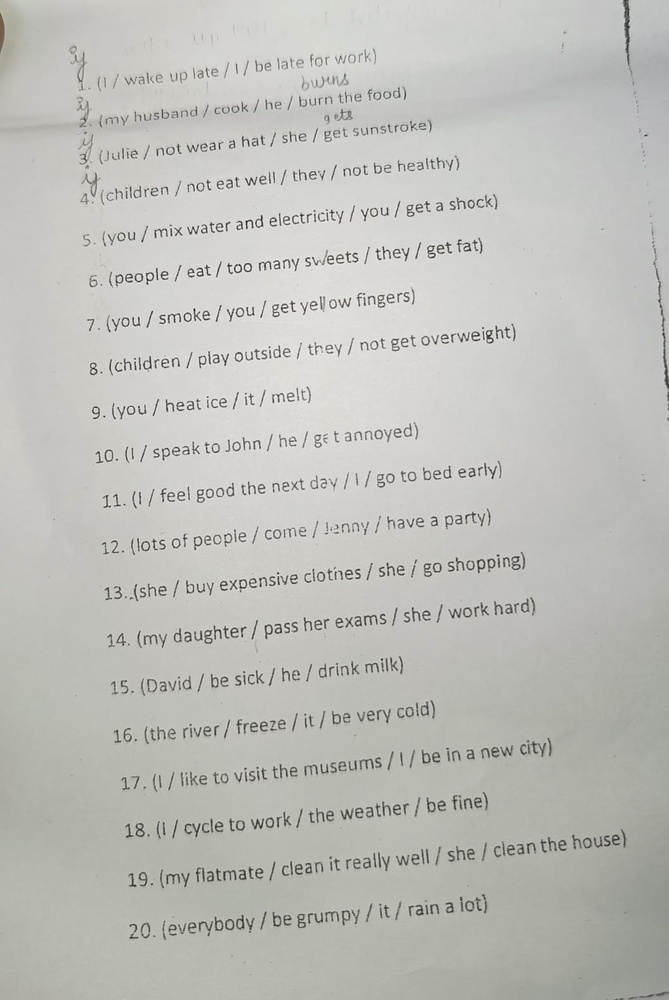
#> input picture backend/uploads/day1.jpeg, 669 x 1000 px, shrunk from 1055 x 1578 before the run
$ python -i preprocess.py   (imports and definitions only)
#> lines starting #> are read from the running program, lines starting #| are printed output that depends on the picture; after the words box and inside, x2 and y2 are one past the last pixel; in counts of white or black regions, pixels touching at a corner belong together
import cv2
import numpy as np

def preprocess_for_ocr(image_path):
#> called with image_path = '../../uploads/day1.jpeg'
    img = cv2.imread(image_path)
#> img is the input picture: shape (1000, 669, 3); mean B, G, R 185.7, 190.6, 190.4

    if img is None:
        return image_path

    # Convert to grayscale
    gray = cv2.cvtColor(img, cv2.COLOR_BGR2GRAY)

    # Improve contrast
    norm = cv2.normalize(gray, None, 0, 255, cv2.NORM_MINMAX)

    # Remove noise
    denoise = cv2.fastNlMeansDenoising(norm, None, 30, 7, 21)
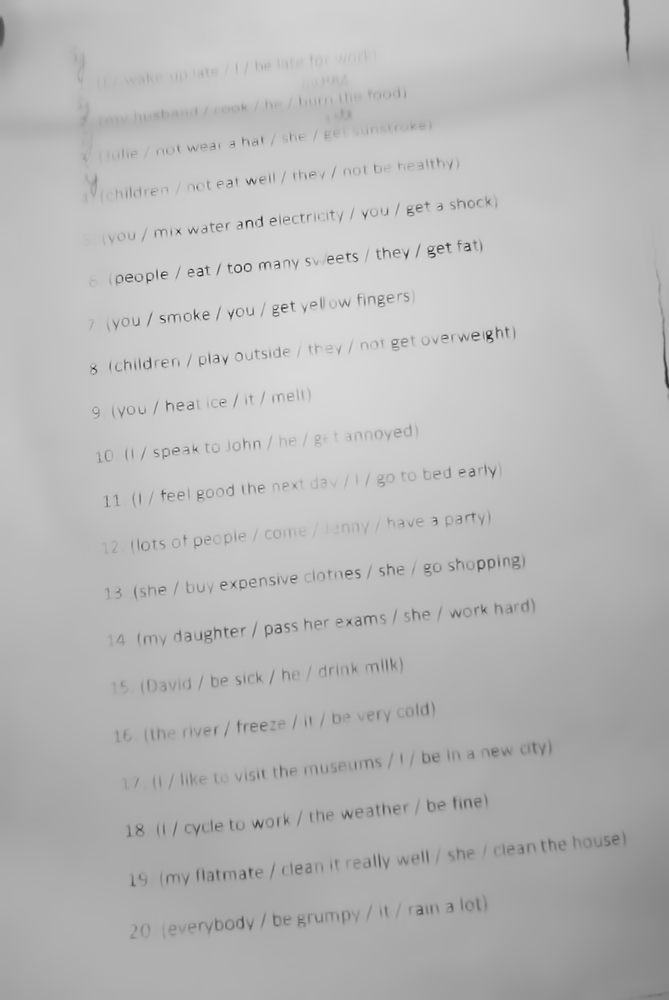
#> denoise: shape (1000, 669); min 9, max 250, mean 183.6

    # Threshold
    thresh = cv2.adaptiveThreshold(
        denoise,
        255,
        cv2.ADAPTIVE_THRESH_GAUSSIAN_C,
        cv2.THRESH_BINARY,
        31,
        2
    )
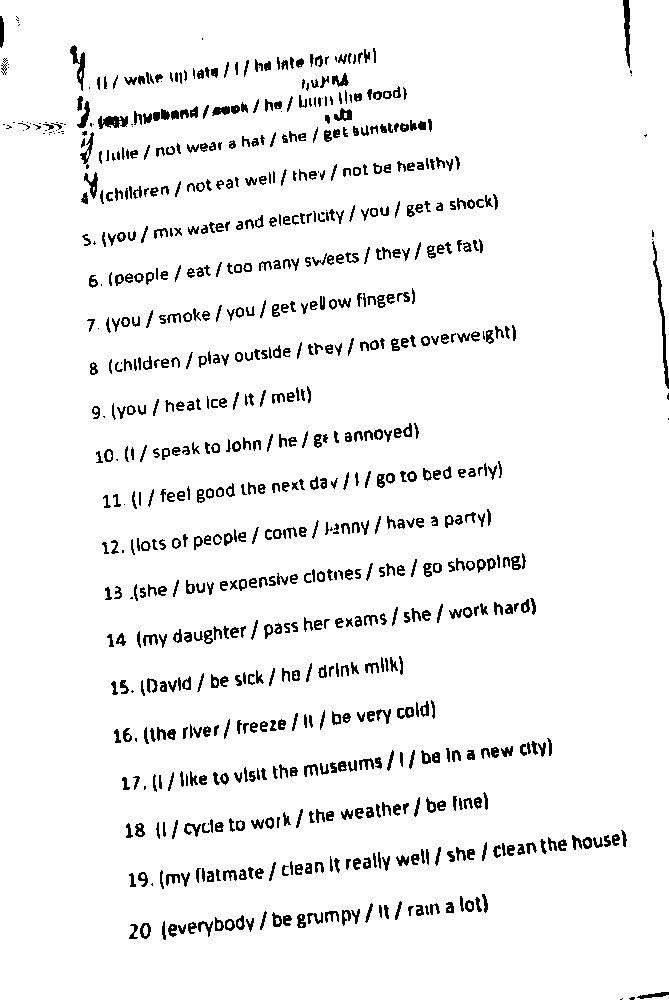
#> thresh: shape (1000, 669); 94.4% white; black in thin lines or dots

    # Add padding (prevents edge clipping)
    padded = cv2.copyMakeBorder(
        thresh,
        60, 60, 60, 60,
        cv2.BORDER_CONSTANT,
        value=255
    )
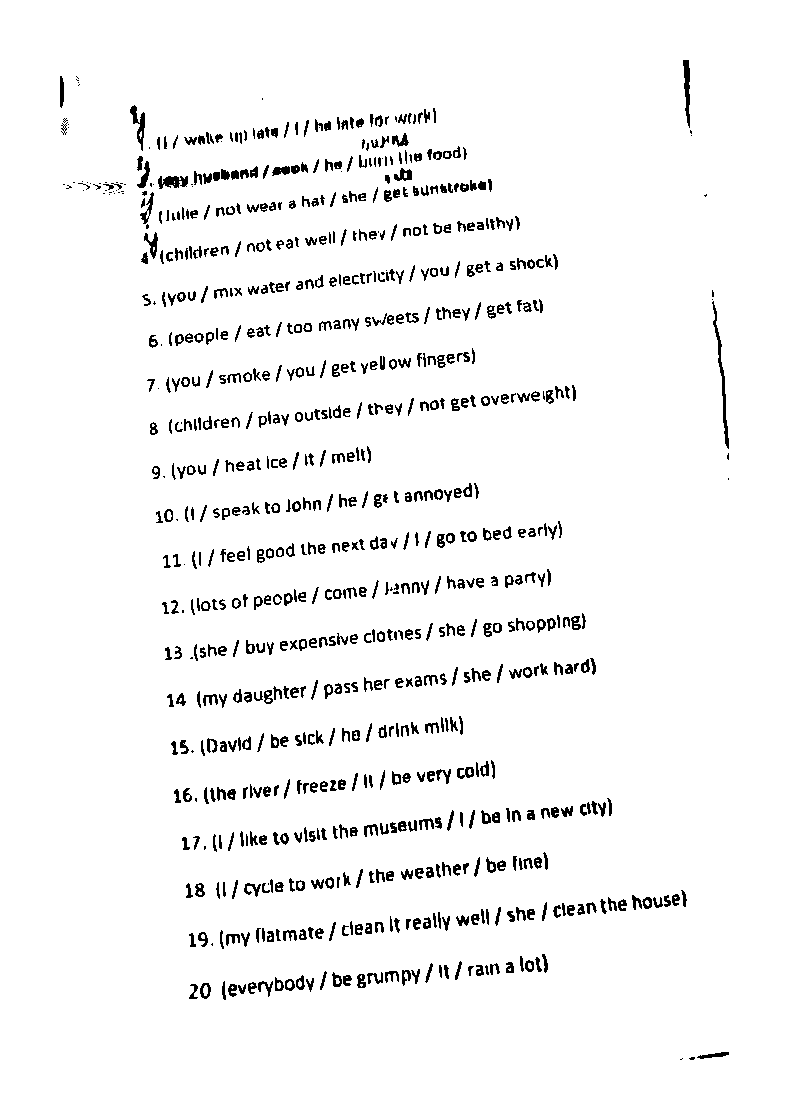
#> padded: shape (1120, 789); 95.8% white; black in thin lines or dots, all inside (x1, y1, x2, y2) = (60, 60, 729, 1060)

    # Save temp file
    temp_path = image_path.replace(".", "_processed.")
    cv2.imwrite(temp_path, padded)

    return temp_path

>>> result = preprocess_for_ocr('../../uploads/day1.jpeg')

$ run again, on backend/uploads/day2.jpeg
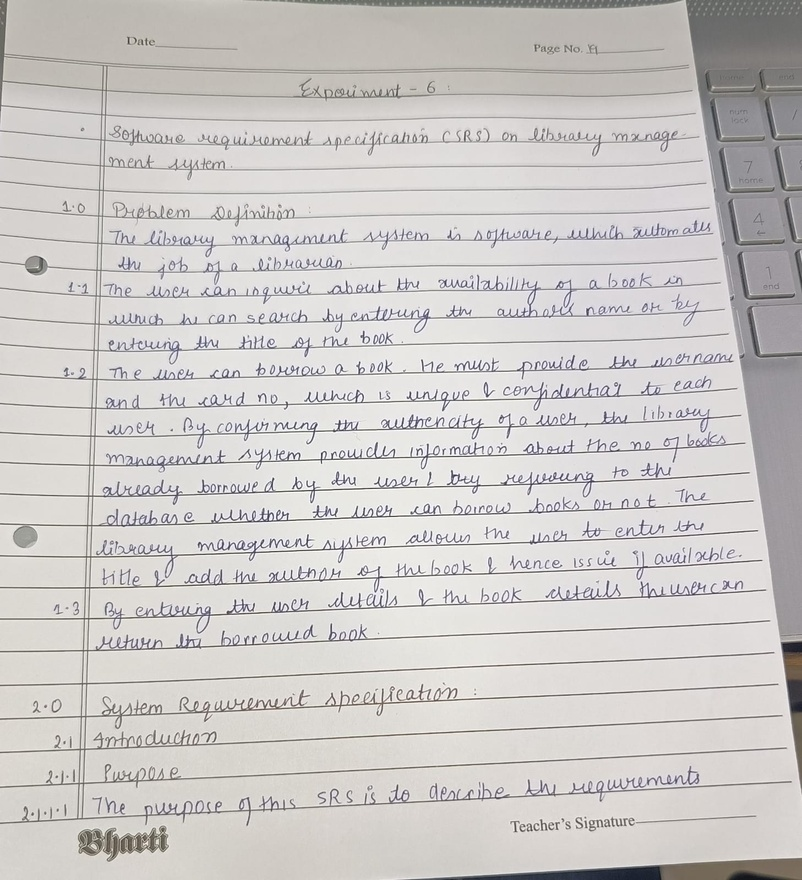
#> input picture backend/uploads/day2.jpeg, 802 x 880 px, shrunk from 1457 x 1600 before the run
#> in preprocess_for_ocr, img is the input picture: shape (880, 802, 3); mean B, G, R 199.8, 201.4, 204.3
#> in preprocess_for_ocr, `thresh = cv2.adaptiveThreshold( denoise, 255, cv2.ADAPTIVE_THRESH_GAUS..`:
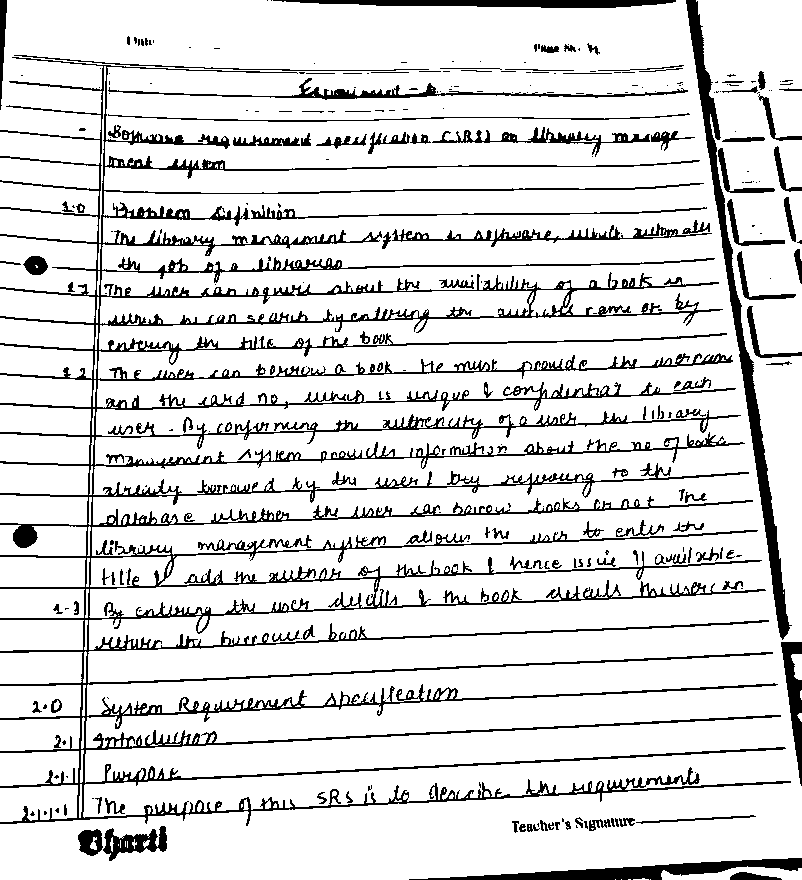
#> thresh: shape (880, 802); 86.1% white; 293 black regions (158 under 20 px), largest, box (x1, y1, x2, y2) and area: (0, 57, 791, 826) 63667, (686, 0, 792, 640) 6267, (409, 858, 802, 880) 3204
#> in preprocess_for_ocr, `padded = cv2.copyMakeBorder( thresh, 60, 60, 60, 60, cv2.BORDER_CONSTA..`:
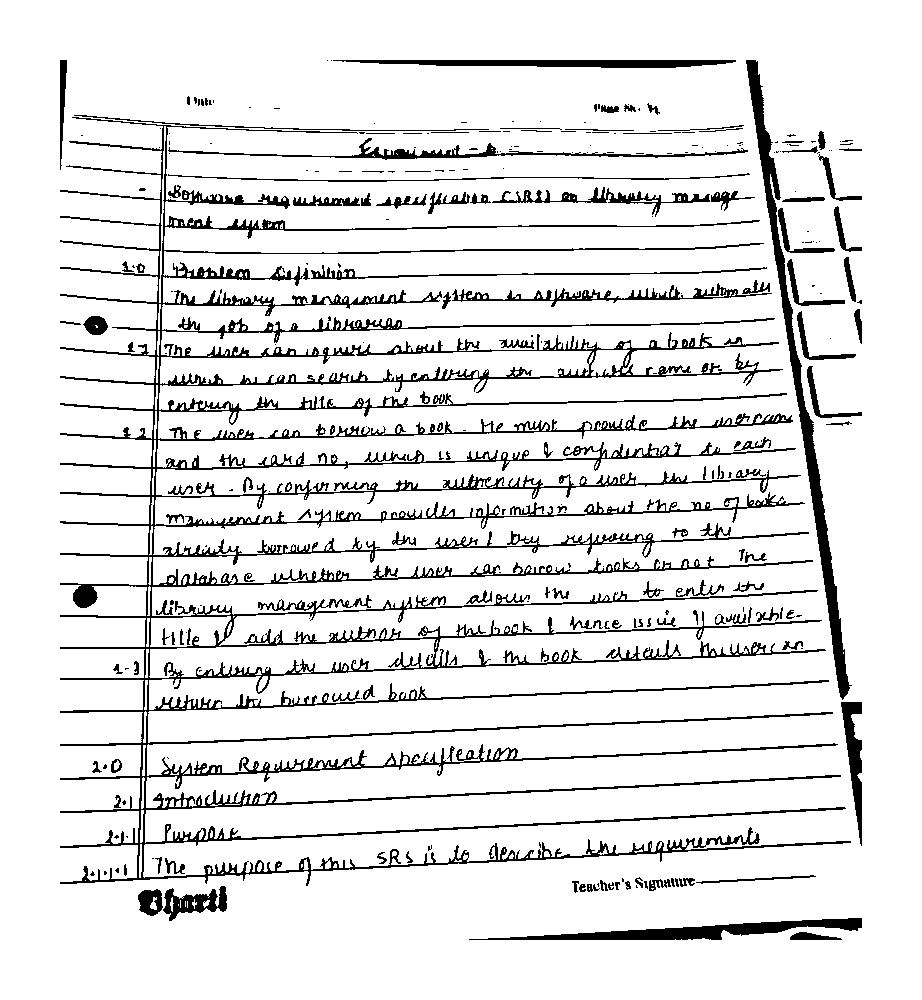
#> padded: shape (1000, 922); 89.4% white; 293 black regions (158 under 20 px), largest, box (x1, y1, x2, y2) and area: (60, 117, 851, 886) 63667, (746, 60, 852, 700) 6267, (469, 918, 862, 940) 3204

$ run again, on backend/uploads/day22.jpeg
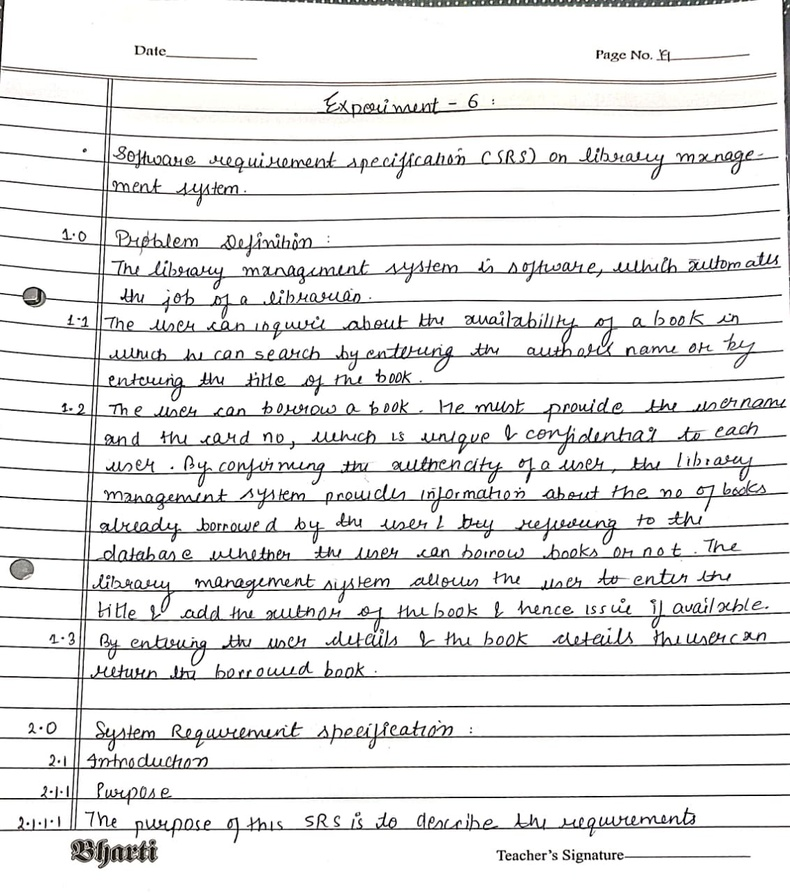
#> input picture backend/uploads/day22.jpeg, 790 x 893 px, shrunk from 1132 x 1280 before the run
#> in preprocess_for_ocr, img is the input picture: shape (893, 790, 3); mean B, G, R 232.5, 232.6, 232.7
#> in preprocess_for_ocr, `thresh = cv2.adaptiveThreshold( denoise, 255, cv2.ADAPTIVE_THRESH_GAUS..`:
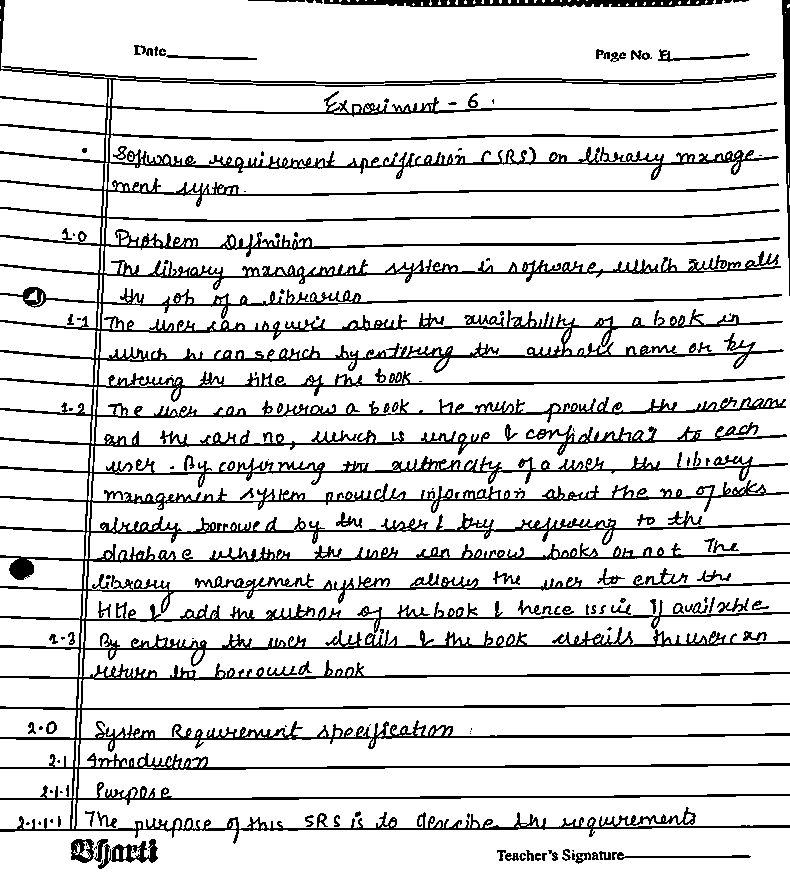
#> thresh: shape (893, 790); 85.7% white; black in thin lines or dots
#> in preprocess_for_ocr, `padded = cv2.copyMakeBorder( thresh, 60, 60, 60, 60, cv2.BORDER_CONSTA..`:
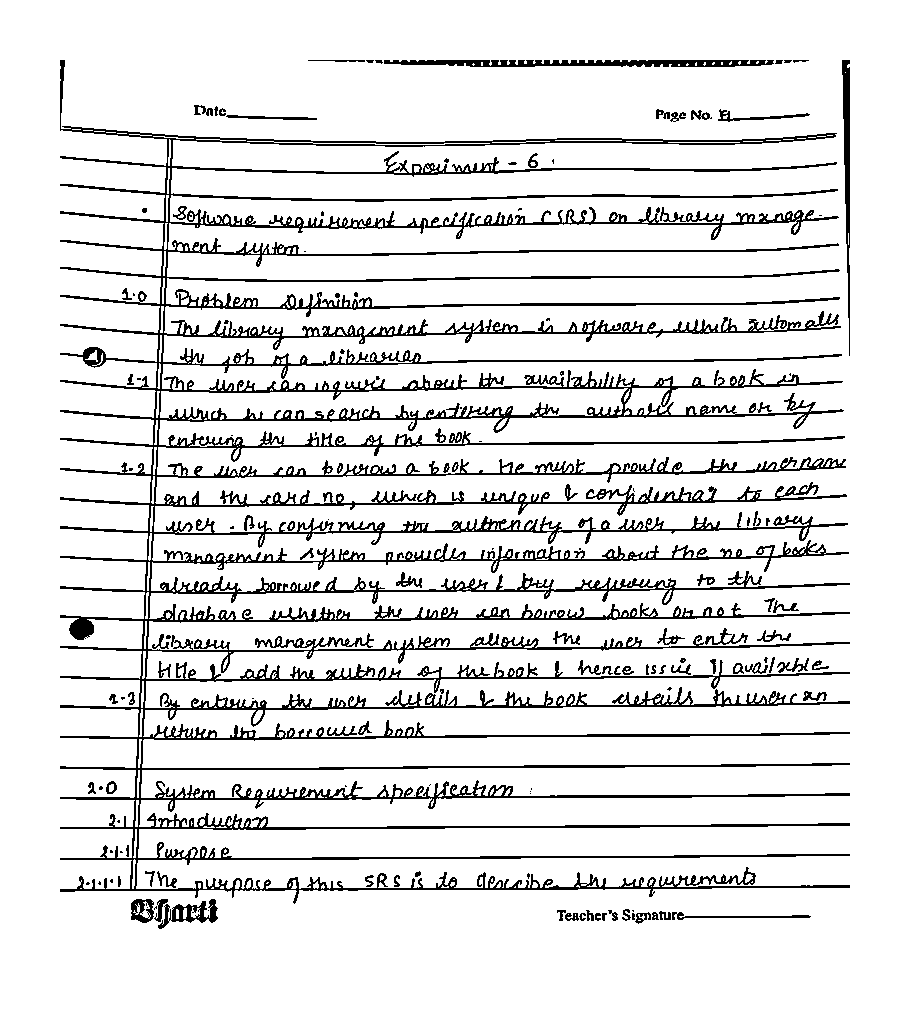
#> padded: shape (1013, 910); 89.1% white; black in thin lines or dots, all inside (x1, y1, x2, y2) = (60, 60, 850, 929)

$ run again, on backend/uploads/day2.jpg
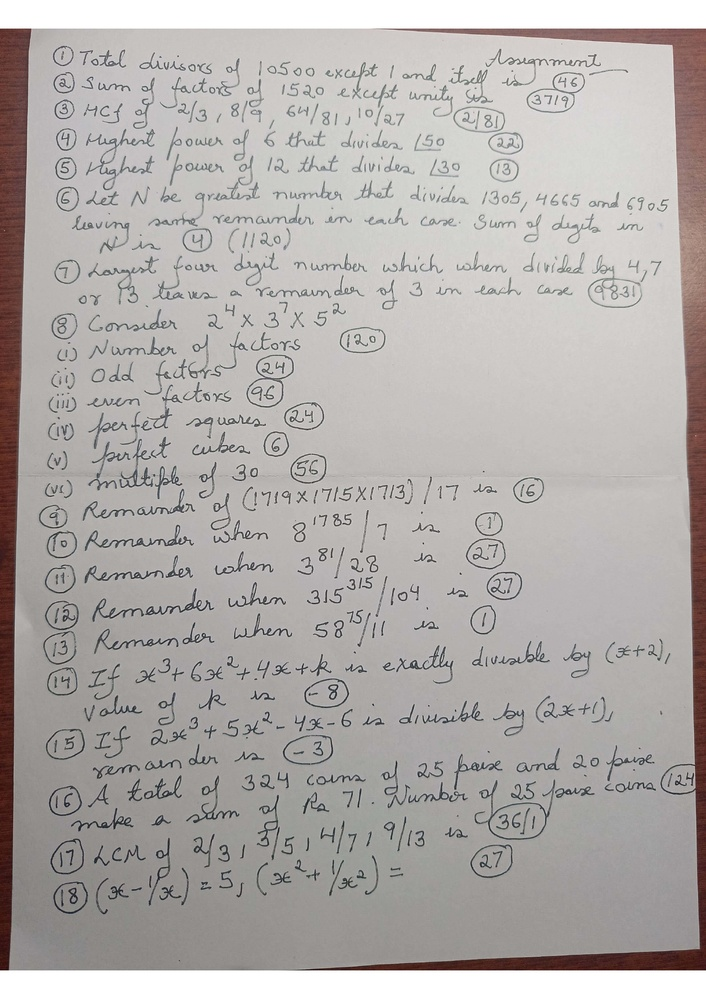
#> input picture backend/uploads/day2.jpg, 706 x 999 px, shrunk from 1755 x 2482 before the run
#> in preprocess_for_ocr, img is the input picture: shape (999, 706, 3); mean B, G, R 170.3, 172.6, 177.2
#> in preprocess_for_ocr, `thresh = cv2.adaptiveThreshold( denoise, 255, cv2.ADAPTIVE_THRESH_GAUS..`:
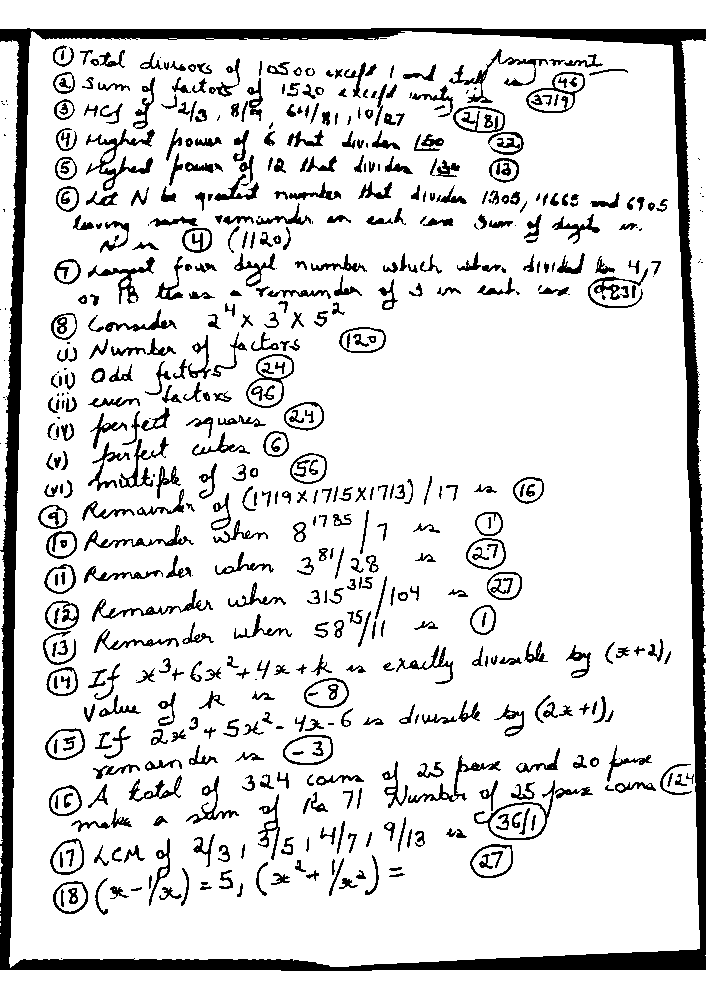
#> thresh: shape (999, 706); 86.6% white; 596 black regions (74 under 20 px), largest, box (x1, y1, x2, y2) and area: (0, 28, 706, 971) 34777, (86, 129, 155, 191) 942, (449, 49, 548, 103) 761
#> in preprocess_for_ocr, `padded = cv2.copyMakeBorder( thresh, 60, 60, 60, 60, cv2.BORDER_CONSTA..`:
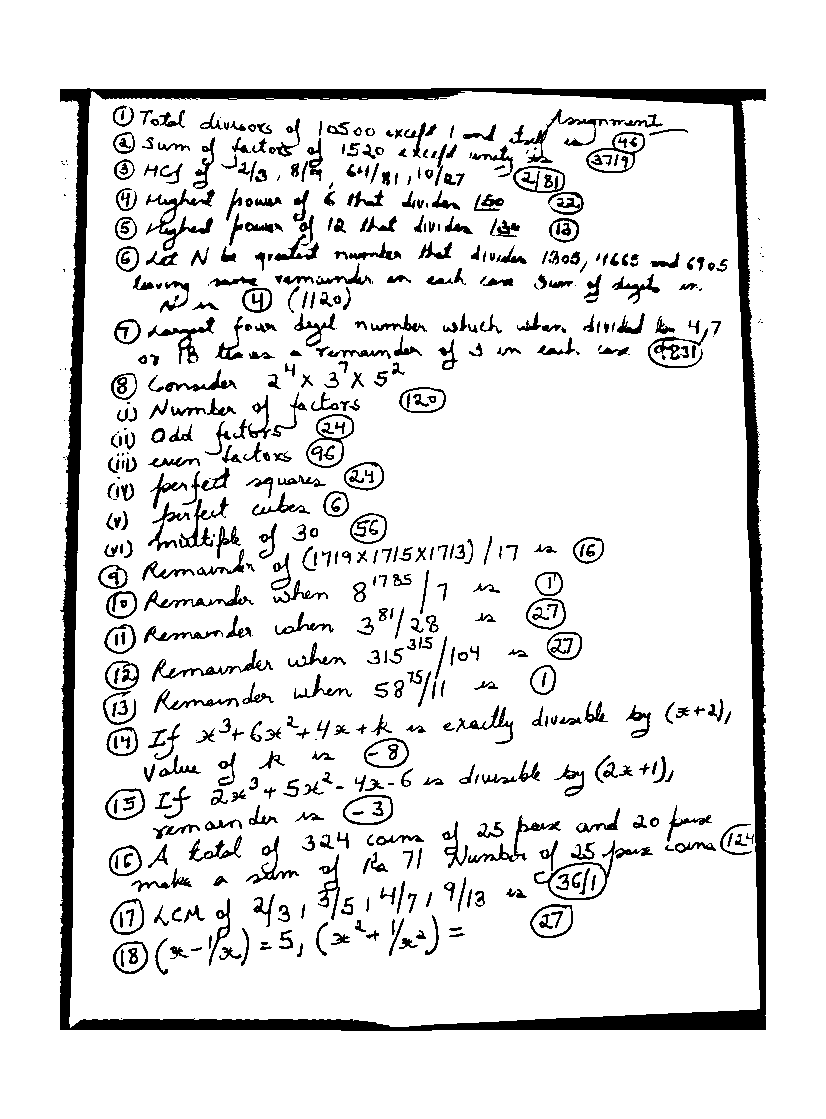
#> padded: shape (1119, 826); 89.7% white; 596 black regions (74 under 20 px), largest, box (x1, y1, x2, y2) and area: (60, 88, 766, 1031) 34777, (146, 189, 215, 251) 942, (509, 109, 608, 163) 761
